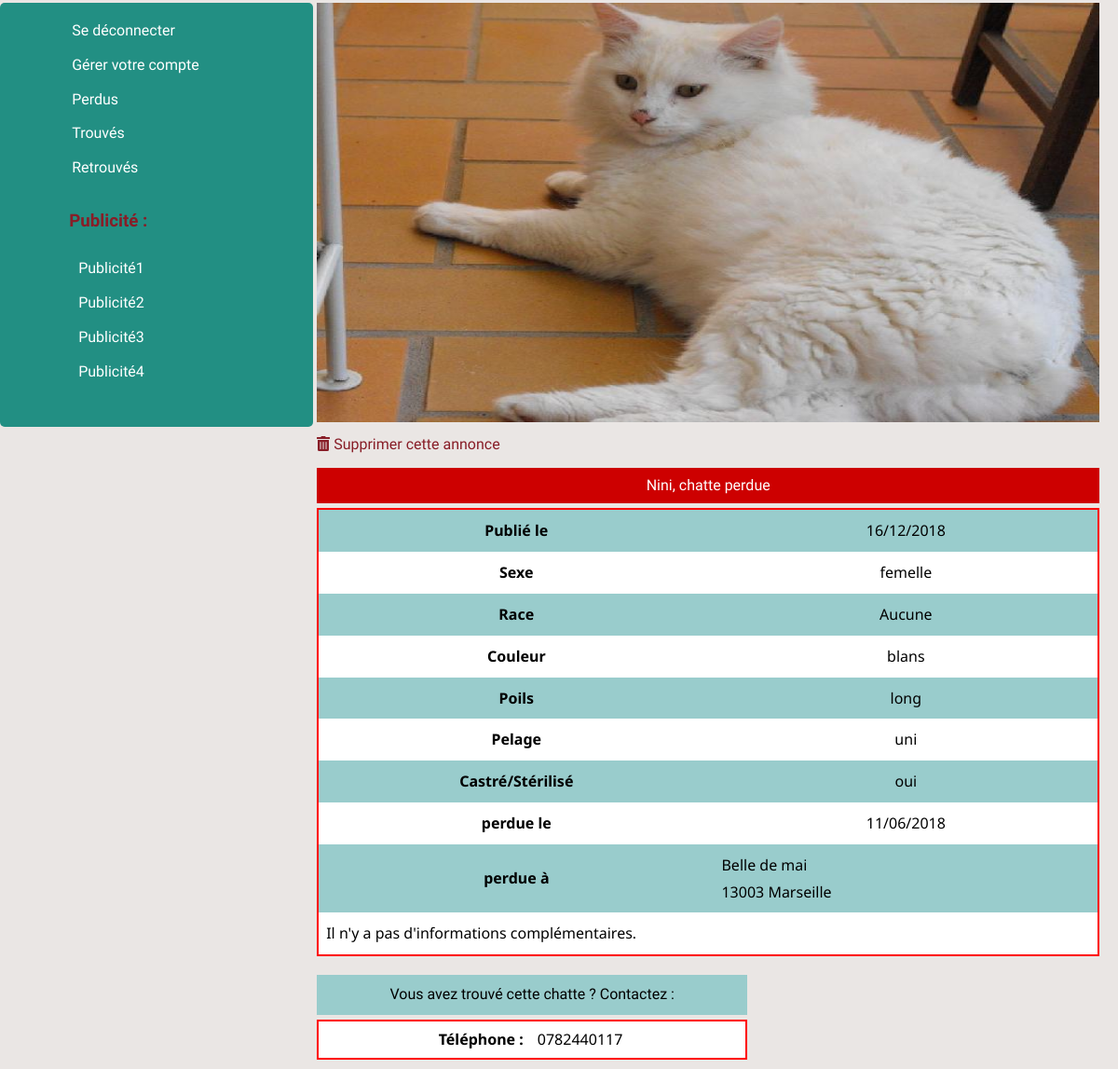
Screenshot of /chat0/detailA.php?idchat=81&type=perdu (signed in) with the database file from the repository.
### tables this page shows
CREATE TABLE `chat` (
  `idchat` int(11) NOT NULL,
  `type` varchar(45) NOT NULL,
  `name` varchar(45) NOT NULL,
  `sex` varchar(45) NOT NULL,
  `url` varchar(45) NOT NULL,
  `race` varchar(45) NOT NULL,
  `couleurs` varchar(45) NOT NULL,
  `poils` varchar(45) NOT NULL,
  `pelage` varchar(45) NOT NULL,
  `castre` varchar(45) NOT NULL,
  `dateAnnonce` datetime DEFAULT NULL,
  `datePT` varchar(45) NOT NULL,
  `rue` varchar(90) NOT NULL,
  `arrondissement` varchar(45) NOT NULL,
  `description` tinytext DEFAULT NULL,
  `phone` varchar(45) NOT NULL,
  `dateNaissance` varchar(45) NOT NULL,
  `dateModifier` datetime DEFAULT NULL
);

### chat0/annonce_class.php (called while the page is built, shortened)
<?php
class Annonce
{
	protected $type;
	public function __construct($type)
	{
		$this->type=$type;
	}
  	public function chercherUne($idchat)
	  {
	  	$pdo= new PDO(SGBD.':host='.DB_HOST.';dbname='.DB_NAME,DB_USER,DB_PASS);
	  	$requette=$pdo->prepare("SELECT * FROM `chat` WHERE type='$this->type'and idchat='$idchat'  ");
	  	$requette->execute(array());
	  	$resultat=$requette->FetchAll(PDO::FETCH_ASSOC);
	  	return $resultat;
	  }
}
?>

### chat0/detailA.phtml (the view, shortened to what this page needs)
<section class="tablette">
	<div id="img1">
		<img  src=<?=$annonceDetail[0]['url']?> style="width:100%; height:450px;" title='<?=$annonceDetail[0]['name'].', '.$sex.' '.$typeA.' le ' .$annonceDetail[0]['datePT'] ?>'>
		<br>
		<a href="#" onclick="confirmation();"> <i class="fas fa-trash-alt"></i>
		<span>Supprimer cette annonce<span></a>
		<br>
	</div>
	<div class="tableD" >
		<table >
			<caption id="cap"><?=$annonceDetail[0]['name'].', '?> <?=$sex.' '?><?=$typeA?> </caption>
			<tbody id="tr" >
				<tr >
					<th>Publié le </th>
					<td><?=$datePublie?></td>
				</tr>
				<tr >
					<th>Sexe </th>
					<td><?php if($annonceDetail[0]['sex']=='male') echo 'mâle'; else echo $annonceDetail[0]['sex']; ?></td>
				</tr>
				<tr>
					<th>Race </th>
					<td><?=$annonceDetail[0]['race']?></td>
				</tr>
				<tr>
					<th>Couleur </th>
					<td><?=$annonceDetail[0]['couleurs']?></td>
				</tr>
				<tr>
					<th>Poils </th>
					<td><?=$annonceDetail[0]['poils']?></td>
				</tr>
				<tr>
					<th>Pelage </th>
					<td><?=$annonceDetail[0]['pelage']?></td>
				</tr>
				<tr>
					<th>Castré/Stérilisé </th>
					<td><?=$annonceDetail[0]['castre']?></td>
				</tr>
				<tr>
					<th><?=$typeA.' le'?> </th>
					<td><?=$annonceDetail[0]['datePT']?></td>
				</tr>
				<tr>
					<th><?=$typeA.' à'?> </th>
					<td >
						<?=$annonceDetail[0]['rue'].'<br>'?>
						<?=$annonceDetail[0]['arrondissement'].' Marseille'?>
					</td>
				</tr>
				<tr   >
					<td colspan="2"  id="backColor" >
						<?php
						if(empty($annonceDetail[0]['description'])==false)
						{
							echo '<strong >'."Plus d'information sur cette annonce :".'</strong>';
							echo '<p>'. $annonceDetail[0]['description'].'</p>';
						}
						else echo "Il n'y a pas d'informations complémentaires.";
						 ?>
					</td>
				</tr>
			</tbody>
		</table>
	</div>
	<div class="tableC">
		 <table >
		 	<caption><?=$messageContact?></caption>
		 	<tbody id="talblCTr">
		 		<th> Téléphone :</th>
		 		<td><?=$annonceDetail[0]['phone']?></td>
		 	</tbody>
		 </table>
	</div>
   </section>

### chat0/css/style1.css (style rules this page uses)
body { font-family: 'Noto Sans', sans-serif; font-size: 62.5%; line-height: 1.8; margin:0; font-size: 1rem; }
p::first-letter,caption::first-letter { text-transform: uppercase; }
h1,h2,a,caption { font-family: 'Shrikhand', cursive; }
table { width:100%; margin-bottom: 10px; border:1px solid red; border-collapse: collapse; }
table caption { text-align: center; background-color:#9E444B; color:white; margin-bottom: 5px; margin-top: 10px; padding: 5px; }
table tbody td { padding: 5px; }
table tbody tr { background-color: #FFFFFF; border: 1px solid red; }
.tableD table { width: 100%; }
.tableD table tbody { border:2px solid red; }
.tableD table tr { border:0px; }
.tableD table td ,.tableD table th { padding: 8px; }
.tableD table td { text-align: center; }
.tableD table tr:nth-child(10) td,.tableD table tr:nth-child(9) td { text-align: left; }
.tableD table caption { background-color: #CD0000; padding: 5px; }
.tableD table tr { background-color:white; }
.tableD table tr:nth-child(odd) { background-color:#99CCCC; }
#img1 a { color:#881D27; text-decoration: none; }
.tableC { width: 55%; }
.tableC table caption { background-color: #99CCCC; padding: 7px; color:black; }
.tableC table th { text-align: right; padding-right: 10px; }
.tableC table td { text-align:left; }
.tableC table tbody { border:2px solid red; }

### rows the page displays
chat: url (picture), name "Nini", sex "chatte", sex "perdue", dateAnnonce "16/12/2018", sex "femelle", race "Aucune", couleurs "blans", poils "long", pelage "uni", castre "oui", datePT "11/06/2018", rue "Belle de mai", arrondissement "13003", sex "Vous avez trouvé cette chatte ? Contactez :", phone "0782440117"
